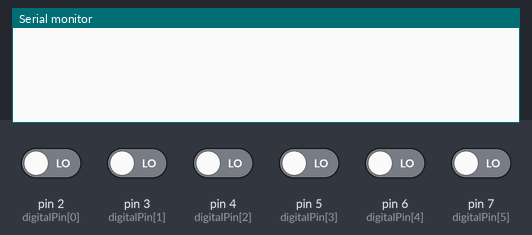
Bench run of a sketch on a simulated Arduino Uno, built with avr-gcc and run on an emulated ATmega328P. Shown: the last lines printed to the serial monitor. Inputs (shaded band) come from the test bench; at power-on: pin 2 (digitalPin[0]), pin 3 (digitalPin[1]), pin 4 (digitalPin[2]), pin 5 (digitalPin[3]), pin 6 (digitalPin[4]), pin 7 (digitalPin[5]) LOW.

Above: at 1.2 s.
1.3 s: pin 2 (digitalPin[0]) driven HIGH
At 2.2 s:
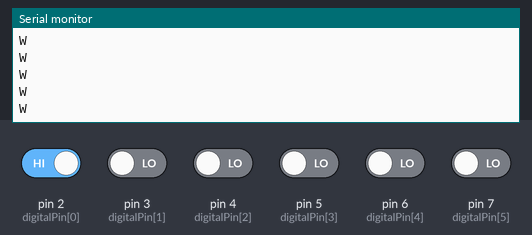
3.2 s: pin 3 (digitalPin[1]) driven HIGH
At 3.8 s:
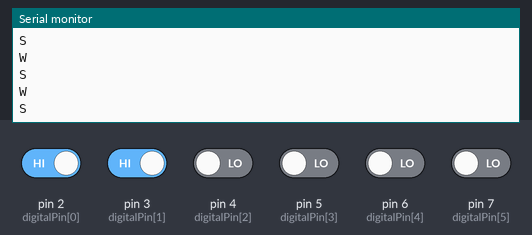

Measured:
- after the input at 1.3 s, the serial monitor: prints a new line at once (image 1)
- after the input at 3.2 s, the serial monitor: prints a new line at once (image 2)

The sketch:

buttonTest.ino
```cpp
const int btnStateLength = 6;
int delayTime = 20;

int digitalPin[] ={2,3,4,5,6,7};
int btnState[btnStateLength];

String commands[] = {"W","S","A","D","O","x"};


void setup() {
  // put your setup code here, to run once:
pinMode(digitalPin,INPUT);
Serial.begin(9600);
}

void loop() {
  for(int i =0; i<btnStateLength;i++)
  {
    btnState[i] = digitalRead(digitalPin[i]);
  }

  for(int i =0; i<btnStateLength;i++)
  {
    if(btnState[i] == HIGH)
    {
      Serial.println(commands[i]);
      Serial.flush();
      delay(delayTime);
    }
  }
}
```
